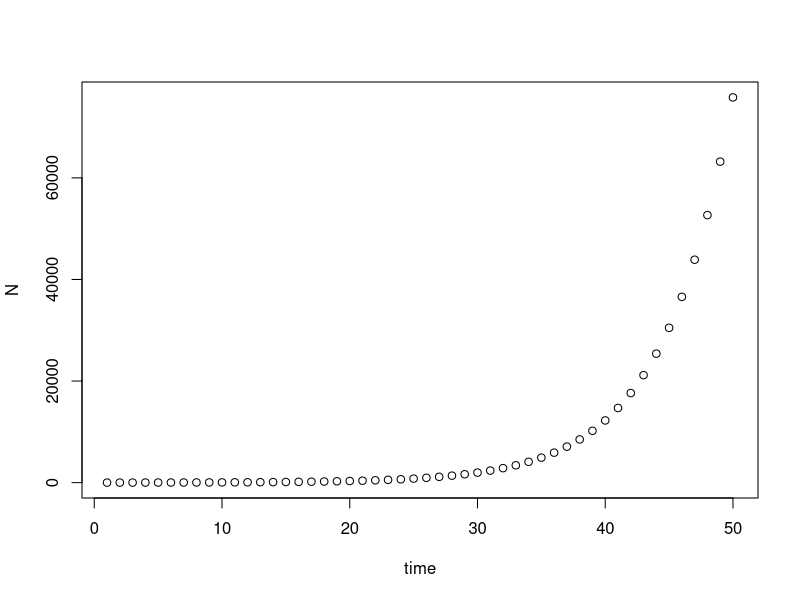
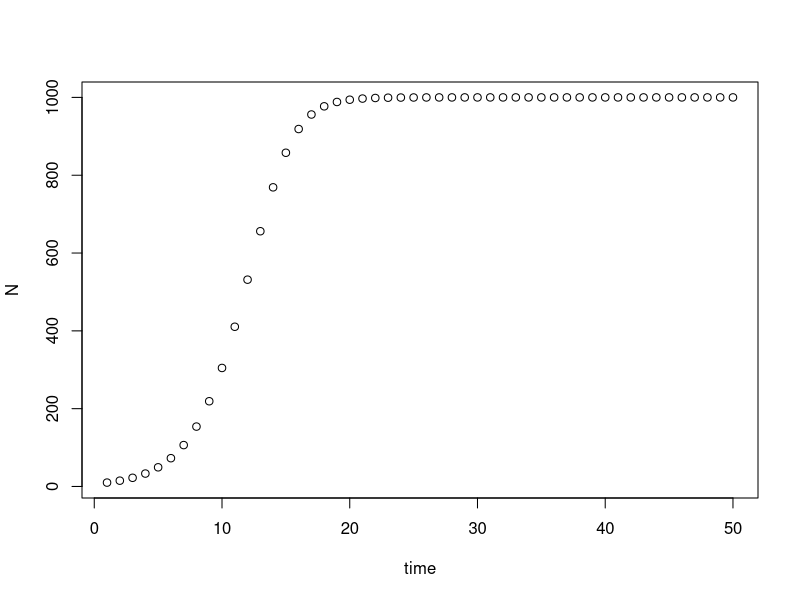
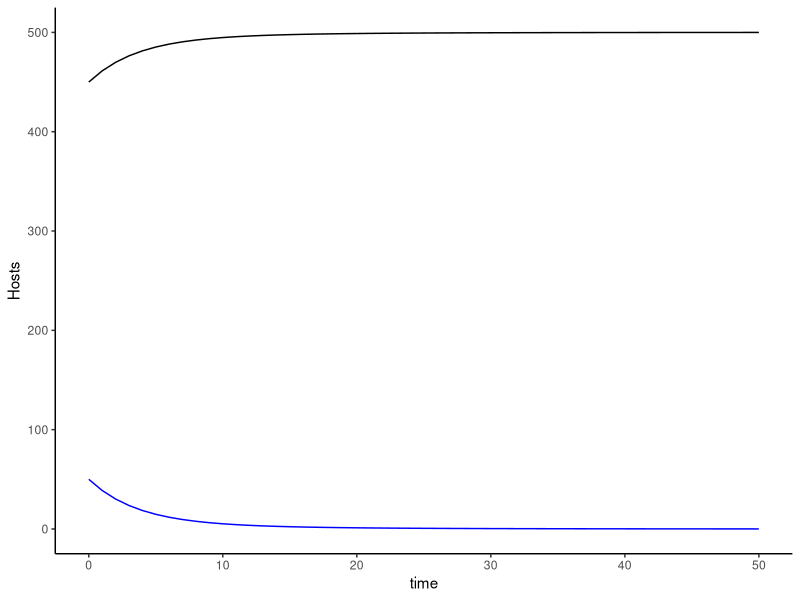
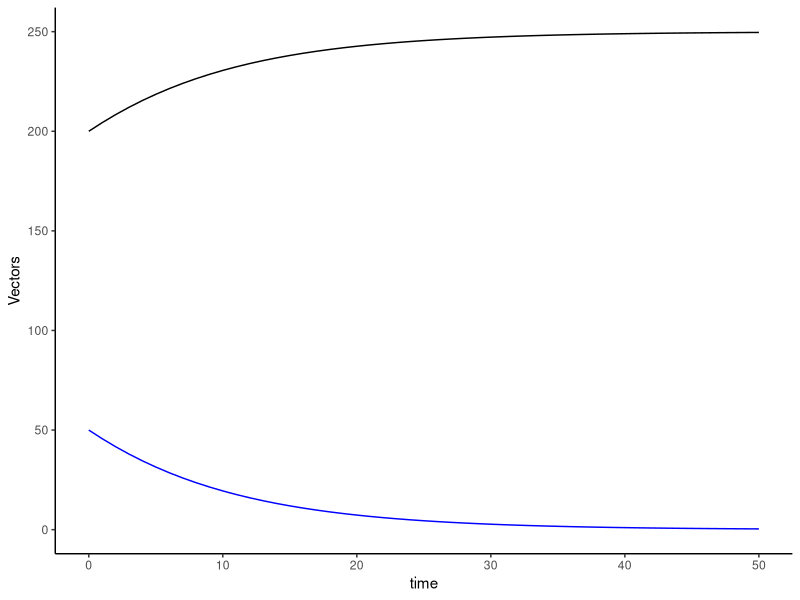
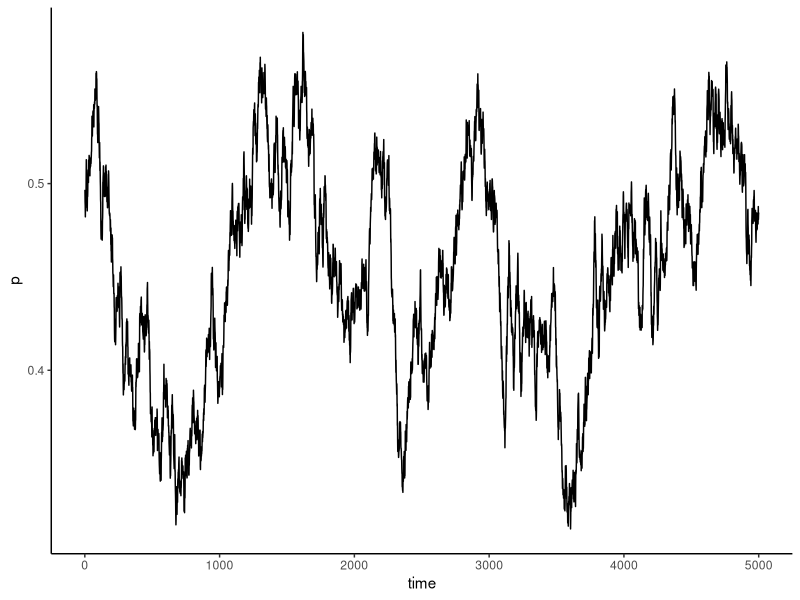
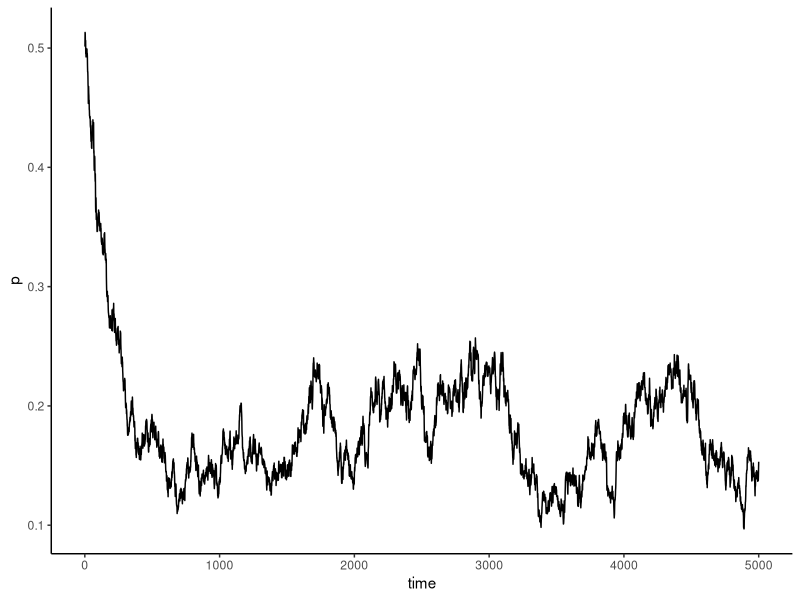

Reproduce these figures in R, in order.
## ---- chunk 1

library(tidyverse)
library(deSolve)

## ---- chunk 2

# Set up some master controls such that it is easier to customize model later on

N0 = 10 # Initial population size
R = 1.2 # Reproductive factor

N1 = R*N0; N1 

## ---- chunk 3

N0 <- 10 # Initial population size
R <- 1.2 # Reproductive factor
times <- 50 # Number of time steps

N <- c() # Make empty vector to store population size at each time step
N[1] <- N0 # Initiate vector

# Make for loop to iterate through the model 50 times
# Running (times-1) iterations gets us to generation N[i+1]

for (i in 1:(times-1)) { 
  N[i+1] = R*N[i]
  }

# Plot the newly loaded N vector 

plot(seq(1, times, 1), N, xlab="time")

## ---- chunk 4

N0 <- 10 # Initial population size
r <- 0.5 # Intrinsic growth rate
K <- 1000 # Carrying capacity
times <- 50 # Number of time steps

N <- c() # Make empty vector to store population size at each time step
N[1] <- N0 # Initiate vector

for (i in 1:(times-1)) { 
  N[i+1] = N[i]+r*N[i]*(1-(N[i]/K))
  }

plot(seq(1, times, 1), N, xlab="time")

## ---- chunk 5

times <- 50; # Time is per day               
timevec <- seq(0, times, 1) 

## ---- chunk 6

# Units are assumed to be /day

mu.h <- 0.05; mu.m <- 0.1 # Natural mortality
psi.h <- 0.1; psi.m <- 0.1 # Probability of infection upon exposure
b <- 0.25 # number of times a mosquito bites per day
N <- 500 # Total population size (remains constant)
beta <- b/N # Number of times a mossie bite each person in a day
gamma <- 0.03 # Recovery rate (host only)
alpha <- 0.2 # Disease mortality rate (host only)

# String it all up as a vector

parms <- c(mu.h, mu.m, psi.h, psi.m, b, N, beta, gamma, alpha)

## ---- chunk 7

s.h0 <- 450; i.h0 <- 50 # Host - make sure this is the same N as above
s.m0 <- 200; i.m0 <- 50 # Vector

# Make into another vector

Y0 <- c(s.h0, i.h0, s.m0, i.m0)

## ---- chunk 8

odeequations <- function(t, y, parms) 
{
  # Retype parms and initial conditions
  # This will link parameters set "outside" of the function to the equations "inside"

  # Natural mortality parms
  mu.h <- parms[1]; mu.m <- parms[2]
  
  # Probability of infection parms
  psi.h <- parms[3]; psi.m <- parms[4] 
  
  # Biting rate parms
  b <- parms[5]; N <- parms[6]; beta <- parms[7]
  
  #recovery parms
  gamma <- parms[8];
  
  #virulence 
  alpha <- parms[9];
  
  # Initial conditions
  s.h <- y[1]; i.h <- y[2]; s.m <- y[3]; i.m <- y[4]
  
  # These are the differential equations 
  # These should be written in the same order as the initial conditions
  dsh = (mu.h*s.h + (mu.h + alpha)*i.h) - (mu.h + beta*i.m*psi.h)*s.h + gamma*i.h
  dih = beta*i.m*psi.h*s.h - (gamma + mu.h + alpha)*i.h
  dsm = mu.m*(s.m + i.m) - (mu.m + beta*i.h*psi.m)*s.m 
  dim = beta*i.h*psi.m*s.m - mu.m*i.m 
  
  return(list(c(dsh, dih, dsm, dim))); 
  
}

## ---- chunk 9

odeoutput1 <- lsoda(Y0, timevec, odeequations, parms)

## ---- chunk 10

head(odeoutput1)

## ---- chunk 11

colnames(odeoutput1)[2:5] <- c("S.h", "I.h", "S.m", "I.m")
odeoutput1 <- as.data.frame(odeoutput1)

## ---- chunk 12

# Host

ggplot() +
  geom_line(data=odeoutput1, aes(x=time, y=S.h), colour="black") +
  geom_line(data=odeoutput1, aes(x=time, y=I.h), colour="blue") +
  labs(y="Hosts") + 
  theme_classic()

# Vector

ggplot() +
  geom_line(data=odeoutput1, aes(x=time, y=S.m), colour="black") +
  geom_line(data=odeoutput1, aes(x=time, y=I.m), colour="blue") +
  labs(y="Vectors") + 
  theme_classic()
  
## ---- chunk 13

# Time
times <- 5000
timevec <- seq(1, times, 1)

# Parameters
N <- 10000 # Total population size (assume constant)
m <- 0.001 # Mutation rate
s <- 0 # Selection coefficient

# Intitial condition
p <- 0.5 # proportion of A allele

# Empty vector to store values of p over time
freq <- c()

## ---- chunk 14

for(i in 1:times) { 
    
  # Mutation
    p <- (1-m)*p + m*(1-p)

    # Selection
    p <- ( p*(1-s) / (p*(1-s)+(1-p)) )
    
    # Drift 
    p <- ((rbinom(1,N,p)) / N)
    
    # Store values in vector
    freq[i] <- p
    
    }

## ---- chunk 15

ggplot() +
  geom_line(aes(x=timevec, y=freq)) +
  labs(x="time", y="p") + 
  theme_classic()

## ---- chunk 16

# Update s 
s <- 0.005

# Don't forget to reset p and the storage vector 
p <- 0.5
freq <- c()

# Run loop again 

for(i in 1:times) { 
    
  # Mutation
    p <- (1-m)*p + m*(1-p)

    # Selection
    p <- ( p*(1-s) / (p*(1-s)+(1-p)) )
    
    # Drift 
    p <- ((rbinom(1,N,p)) / N)
    
    # Store values in vector
    freq[i] <- p
    
    }

# Make a plot of results

ggplot() +
  geom_line(aes(x=timevec, y=freq)) +
  labs(x="time", y="p") + 
  theme_classic()
